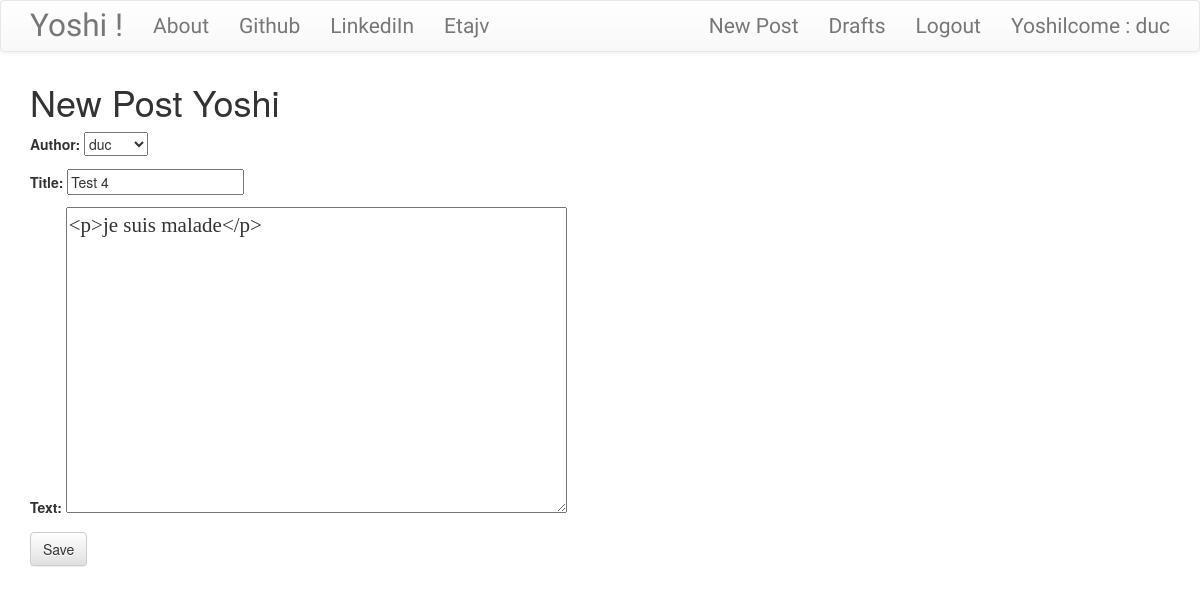
/post/4/edit/ (signed in), run on the app's committed database.
### blog/models.py (models this page shows, shortened)
class Post(models.Model):
    author = models.ForeignKey('auth.User')
    title = models.CharField(max_length=200)
    text = models.TextField()
    create_date = models.DateTimeField(default=timezone.now) #on appelle juste la def fonction
    published_date = models.DateTimeField(blank=True,null=True)

### blog/views.py (the view)
# urls.py: url(r'^post/(?P<pk>\d+)/edit/$',views.PostUpdateView.as_view(),name='post_edit'),
class PostUpdateView(LoginRequiredMixin,UpdateView):
    login_url = '/login/'
    redirect_field_name = '/blog/post_detail.html'
    form_class = PostForm
    model = Post

### blog/forms.py
class PostForm(forms.ModelForm):
    class Meta():
        model = Post
        fields = ('author','title','text')
        widgets = {
                    'title':forms.TextInput(attrs={'class':'textinputclass'}),
                    'text':forms.Textarea(attrs={'class': 'editable medium-editor-textarea postcontent'})
        }

### blog/templates/blog/post_form.html (shortened to what this page needs)
{% extends 'blog/base.html' %}
{% block content %}
  <h1>New Post Yoshi</h1>
  <form class="post-form" method="POST">
    {{form.as_p}}
    <button type="submit" class='save btn btn-default'>Save</button>
  </form>
{% endblock %}

### blog/templates/blog/base.html (shortened to what this page needs)
<!DOCTYPE html>
{% load staticfiles %}
<html>
  <head>
    <link rel="stylesheet" href="https://maxcdn.bootstrapcdn.com/bootstrap/3.3.7/css/bootstrap.min.css">
    <link rel="stylesheet" href="https://maxcdn.bootstrapcdn.com/bootstrap/3.3.7/css/bootstrap-theme.min.css">
    <link rel="stylesheet" href="//cdn.jsdelivr.net/npm/medium-editor@latest/dist/css/medium-editor.min.css" type="text/css" media="screen" charset="utf-8">
    <link rel="stylesheet" href="{% static 'css/blog.css'%}">
  </head>
  <body class ="loader">
    <nav class="navbar navbar-default techfont custom-navbar">
      <div class="container">
        <ul class="nav navbar-nav">
          <li><a class='navbar-brand bigbrand' href="{% url 'post_list' %}">Yoshi !</a>
          <li><a href="{% url 'about' %}">About</a></li>
          <li><a href="https://www.github.com">Github</a></li>
          <li><a href="https://www.linkedin.com">LinkediIn</a></li>
          <li><a href="https://www.jeuxvideo.com">Etajv</a></li>
        </ul>
        <ul class='nav navbar-nav navbar-right'>
            {% if user.is_authenticated %}
            <li>
              <a href="{% url 'post_new' %}">New Post</a>
            </li>
            <li>
              <a href="{% url 'post_draft_list' %}">Drafts</a>
            </li>
            <li>
              <a href="{% url 'logout' %}">Logout</a>
            </li>
            <li>
              <a>Yoshilcome : {{user.username}}</a>
            </li>
            {% else %}
            <li><a class='nav navbar-nav navbar-right' href="{% url 'login' %}"><span class='glyphicon glyphicon-user'></span> </a></li>
            {% endif %}
        </ul>
      </div>
    </nav>
  <div class="content container">
    <div class="row">
      <div class="col-md-8">
        <div class="blog_posts">
          {% block content %}
          {% endblock %}
        </div>
      </div>
    </div>
  </div>
  </body>
</html>

### blog/static/css/blog.css (style rules this page uses)
.techfont { font-family: 'Patua One',sans-serif; font-size: 1.5em; margin-bottom : 10px; }
.bigbrand { font-size: 1.5em; }
.postcontent { font-family: 'Source Serif Pro',serif; font-size: 1.5em; }
.loader { filter:hue-rotate(0deg); color:linear-gradient(45deg,#0f8,#08f); animation:hue 10000ms infinite linear; }

### data on the page
Post: author "duc", title "Test 4", text "<p>je suis malade</p>"

### other printed values
{{ user.username }} "duc"
